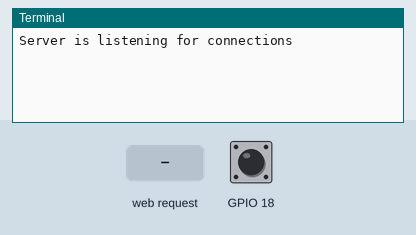
Bench run of a program on a simulated Raspberry Pi (BCM pin numbers). On the bench: the last lines printed to the terminal. Inputs (shaded band) come from the test bench; at power-on: GPIO 18 HIGH. Threads take turns every 2 ms.

Above: at 1.2 s.
1.3 s: GPIO 18 pulled LOW for 1 s
At 2.6 s:
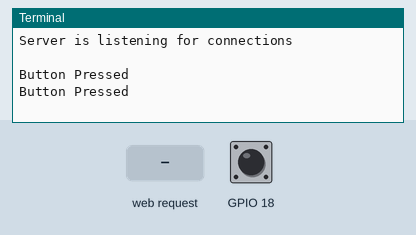
3.8 s: HTTP request for /exit received
At 5.0 s:
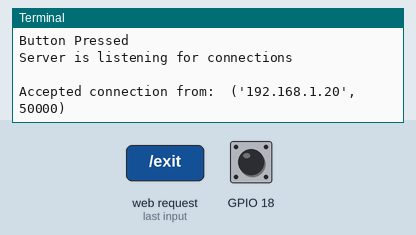
5.3 s: HTTP request for / received
At 6.3 s:
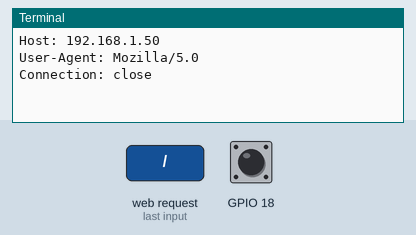

Measured:
- after the input at 1.3 s, the terminal: prints a new line after 0.20 s (image 1)
- after the input at 3.8 s, the terminal: prints a new line at once (image 2)
- after the input at 5.3 s, the terminal: prints a new line at once (image 3)

The program:

malina.py
```python
from socket import *

import thread

from subprocess import call
import subprocess, threading
import sys
import signal

# tutorial s tlacitkem http://razzpisampler.oreilly.com/ch07.html
import RPi.GPIO as GPIO
import time

GPIO.setmode(GPIO.BCM)

GPIO.setup(18, GPIO.IN, pull_up_down=GPIO.PUD_UP)
'''
while True:
    input_state = GPIO.input(18)
    if input_state == False:
        print('Button Pressed')
        time.sleep(0.2)
'''

stav = False

host = '0.0.0.0'
port = 4322
buf = 1024

addr = (host, port)

serversocket = socket(AF_INET, SOCK_STREAM)
serversocket.bind(addr)
serversocket.listen(2)

clients = [serversocket]

# pokud uzivatel zmackne ctrl+c, zavre se server-socket
# jinak se pri spusteni objovalo "Address already in use"
def signal_handler(signal, frame):
	print('You pressed Ctrl+C!')
	serversocket.close()
	sys.exit(0)
signal.signal(signal.SIGINT, signal_handler)


def runCmdWithTimeout(cmd, timeout):
    process = None
    vratit = 0

    def target():
        print 'Thread started'
        process = subprocess.Popen(cmd, shell=True)
        process.communicate()
        print 'Thread finished'
        return vratit

    thread = threading.Thread(target=target)
    thread.start()

    thread.join(timeout)
    if thread.isAlive():
        print 'Terminating process'
        vratit = 1
        process.terminate()
        thread.join()
        return vratit
    return vratit
    #print process.returncode


def handler(clientsocket, clientaddr):
    global stav
    print "Accepted connection from: ", clientaddr
    while True:
        data = clientsocket.recv(1024)
        if "exit" in data or not data:
            break
        elif "stav" in data:
            if stav:
                clientsocket.send("ZAPNUTO\n")
            else:
                clientsocket.send("VYPNUTO\n")

        elif "nahled" in data:
            '''
            prikaz = "gphoto2 --set-config autofocusdrive=1 --capture-image-and-download --force-overwrite --filename FOTKA.JPG"
            print prikaz
            if runCmdWithTimeout(cmd=prikaz, timeout=20) == 0:
                print "nahled ok"
                prikaz2 = "convert FOTKA.JPG -quality 70 -resize 640x480 NAHLED.JPG"
                print prikaz2
                if runCmdWithTimeout(cmd=prikaz2, timeout=15) == 0:
                    print "nahled rozliseni ok"

                    soubor = "NAHLED.JPG"
                    bytes = open(soubor).read()
                    print len(bytes)
                    clientsocket.send(bytes)

                else:
                    print "vyfoceno rozliseni chyba"
            else:
                # FIXME: cely program spadne!
                print "nahled chyba"
            '''
            soubor = "NAHLED.JPG"
            bytes = open(soubor).read()
            print len(bytes)
            clientsocket.send(bytes)

        elif "fotka_ok" in data:
            # poslat fotku na server
            pass

        else:
            print data
            msg = "ECHO: %s" % data
            clientsocket.send(msg)

    clients.remove(clientsocket)
    clientsocket.close()

def tlacitko():
    global stav
    while True:
        if GPIO.input(18) == False:
            print 'Button Pressed'
            stav = True
            for i in clients:
                if i is not serversocket:
                    i.send("ZAPNUTO\n")
        else:
            stav = False
            for i in clients:
                if i is not serversocket:
                    i.send("VYPNUTO\n")


        time.sleep(0.5)


thread.start_new_thread(tlacitko, ())

while True:
    print "Server is listening for connections\n"

    clientsocket, clientaddr = serversocket.accept()
    clients.append(clientsocket)
    thread.start_new_thread(handler, (clientsocket, clientaddr))

#serversocket.close() # to se nikdy nemuze stat
```
